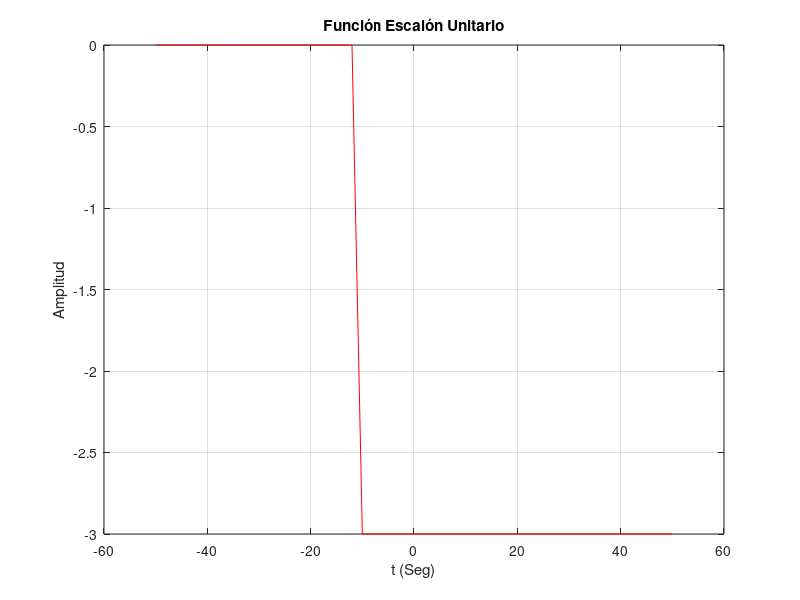

Source code (MATLAB):
fs = 0.5; # velocidad de repetición de las muestras
tmax=+50; # límite superior de la escala de tiempo
tmin=-50; # límite inferior de la escala de tiempo
w = (1/fs); # ancho del pulso aproximado
ts = [tmin:1/fs:-w w:1/fs:tmax]; # rango de la escala de tiempo
# número de muestras en el tiempo
x =[zeros(1,(abs(tmin)*fs)-5) (-3)*ones(1,(abs(tmax)*fs)+5)];
# Gráfica de la función impulso unitario
figure(1)
plot(ts,x,'r');
xlabel('t (Seg)'); ylabel('Amplitud'); grid on;
title('Función Escalón Unitario');
